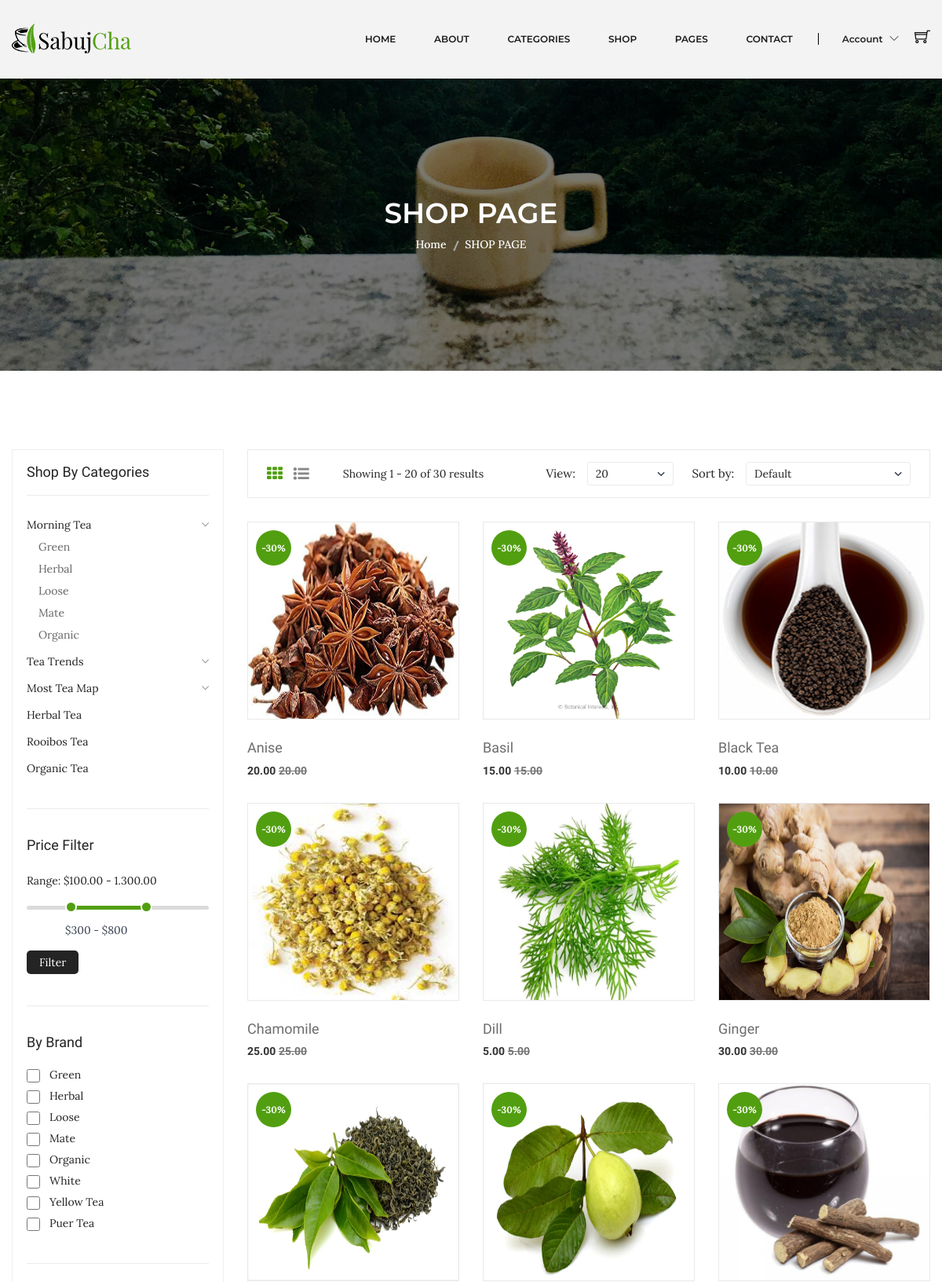
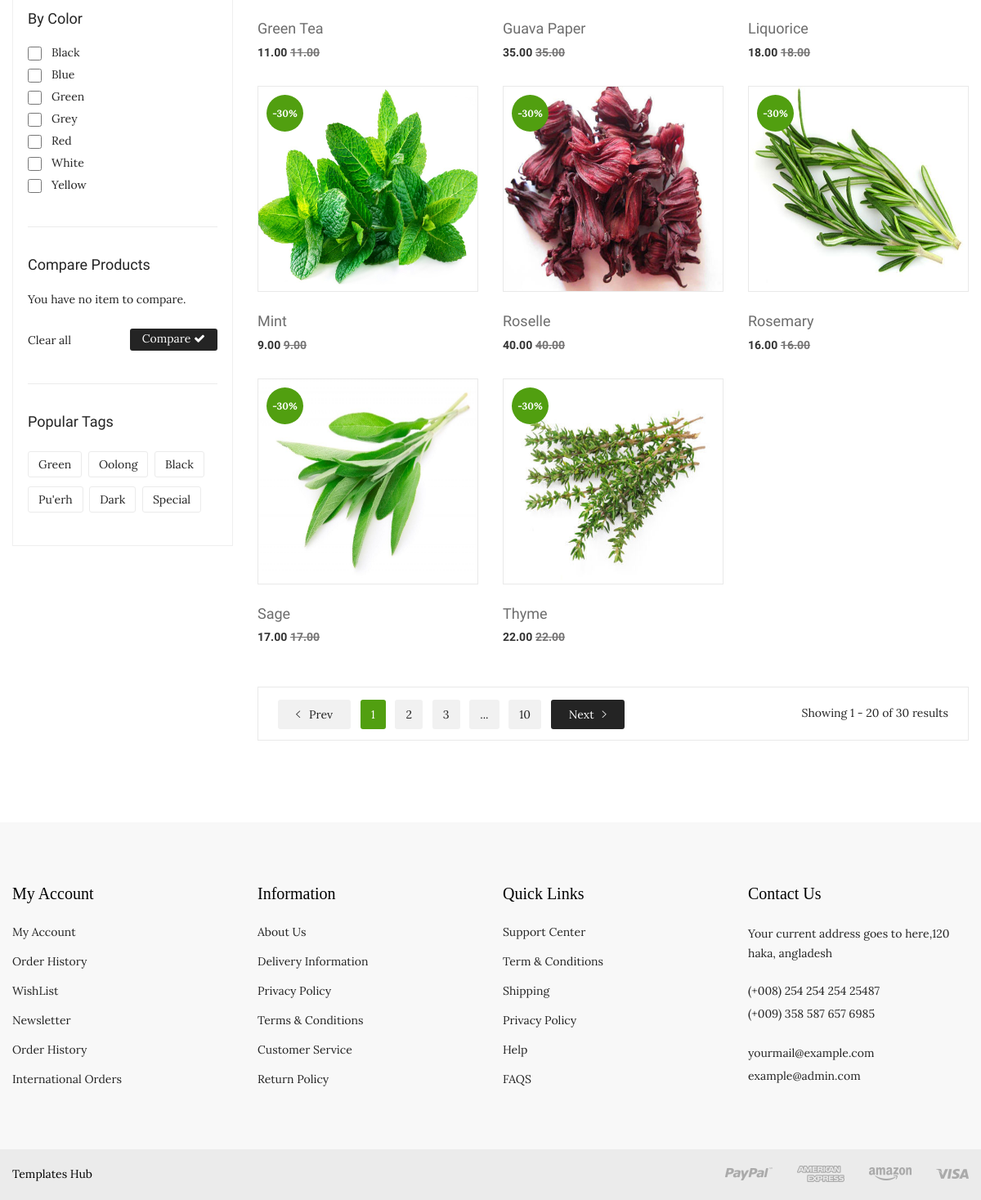
The page /shop.php on the database its author committed (2 pictures, top to bottom).
### tables this page shows
CREATE TABLE `products` (
  `id` int(10) UNSIGNED NOT NULL,
  `name` varchar(64) NOT NULL,
  `price` float(8,2) NOT NULL,
  `brand_id` int(10) UNSIGNED NOT NULL,
  `subcate_id` int(10) UNSIGNED DEFAULT NULL,
  `details` text NOT NULL,
  `photo` varchar(255) DEFAULT 'default.png',
  `created_at` timestamp NOT NULL DEFAULT current_timestamp() ON UPDATE current_timestamp(),
  `updated_at` timestamp NOT NULL DEFAULT current_timestamp(),
  `supplier_id` int(10) UNSIGNED NOT NULL
);

### database.php (called while the page is built, shortened)
<?php
class database
{
    public $serverName = 'localhost';
    public $username = 'root';
    public $password = '';
    public $dbName = 'e-commerce';
    public $con;
    public function __construct()
    {
        $this->con = new mysqli($this->serverName, $this->username, $this->password, $this->dbName);
    }
    public function runDQL($query)
    {
        $result = $this->con->query($query);
        if ($result->num_rows > 0) {
            return $result;
        } else {
            return [];
        }
    }
}

### Product.php (called while the page is built, shortened)
<?php
include_once "database.php";
class Product extends database implements operations{
   public function selectData(){
      $query = "SELECT `products`.* FROM `products` LIMIT 14";
      return $this->runDQL($query);
   }
}
?>

### shop.php (the view, shortened to what this page needs)
<?php include_once "header.php" ?>
<div class="breadcrumb-area bg-image-3 ptb-150">
    <div class="container">
        <div class="breadcrumb-content text-center">
            <h3>SHOP PAGE</h3>
            <ul>
                <li><a href="index.php">Home</a></li>
                <li class="active">SHOP PAGE</li>
            </ul>
        </div>
    </div>
</div>
<div class="shop-page-area ptb-100">
    <div class="container">
        <div class="row flex-row-reverse">
            <div class="col-lg-9">
                <div class="shop-topbar-wrapper">
                    <div class="shop-topbar-left">
                        <ul class="view-mode">
                            <li class="active"><a href="#product-grid" data-view="product-grid"><i class="fa fa-th"></i></a></li>
                            <li><a href="#product-list" data-view="product-list"><i class="fa fa-list-ul"></i></a></li>
                        </ul>
                        <p>Showing 1 - 20 of 30 results </p>
                    </div>
                    <div class="product-sorting-wrapper">
                        <div class="product-shorting shorting-style">
                            <label>View:</label>
                            <select>
                                <option value=""> 20</option>
                            </select>
                        </div>
                        <div class="product-show shorting-style">
                            <label>Sort by:</label>
                            <select>
                                <option value="">Default</option>
                            </select>
                        </div>
                    </div>
                </div>
                <div class="grid-list-product-wrapper">
                    <div class="product-grid product-view pb-20">
                        <div class="row">
                            <?php
                            include_once "Product.php";
                            $pro = new Product();
                            if(isset($_GET['sub']) && $_GET['sub']){
                                $pro->setSubcate_Id($_GET['sub']);
                                $result = $pro->getProductsBySub();
                            }else{
                                $result = $pro->selectData();
                            }
                            if (!empty($result)) {
                                $products = $result->fetch_all(MYSQLI_ASSOC);
                                foreach ($products as $key => $value) {
                            ?>
                                    <div class="product-width col-xl-4 col-lg-4 col-md-4 col-sm-6 col-12 mb-30">
                                        <div class="product-wrapper">
                                            <div class="product-img">
                                                <a href="product-details.php?pro=<?php echo $value['id'] ?>">
                                                    <img alt="" src="assets/img/product/<?php echo $value['photo'] ?>" style="height:250px;">
                                                </a>
                                                <span>-30%</span>
                                                <div class="product-action">
                                                </div>
                                            </div>
                                            <div class="product-content text-left">
                                                <div class="product-hover-style">
                                                    <div class="product-title">
                                                        <h4>
                                                            <a href="product-details.php?pro=<?php echo $value['id'] ?>"><?php echo $value['name'] ?></a>
                                                        </h4>
                                                    </div>
                                                </div>
                                                <div class="product-price-wrapper">
                                                    <span><?php echo $value['price'] ?></span>
                                                    <span class="product-price-old"><?php echo $value['price'] ?> </span>
                                                </div>
                                            </div>
                                        </div>
                                    </div>
                            <?php
                                }
                            }
                            ?>
                        </div>
                    </div>
                    <div class="pagination-total-pages">
                        <div class="pagination-style">
                            <ul>
                                <li><a class="prev-next prev" href="#"><i class="ion-ios-arrow-left"></i> Prev</a></li>
                                <li><a class="active" href="#">1</a></li>
                                <li><a href="#">2</a></li>
                                <li><a href="#">3</a></li>
                                <li><a href="#">...</a></li>
                                <li><a href="#">10</a></li>
                                <li><a class="prev-next next" href="#">Next<i class="ion-ios-arrow-right"></i> </a></li>
                            </ul>
                        </div>
                        <div class="total-pages">
                            <p>Showing 1 - 20 of 30 results </p>
                        </div>
                    </div>
                </div>
            </div>
            <div class="col-lg-3">
                <div class="shop-sidebar-wrapper gray-bg-7 shop-sidebar-mrg">
                    <div class="shop-widget">
                        <h4 class="shop-sidebar-title">Shop By Categories</h4>
                        <div class="shop-catigory">
                            <ul id="faq">
                                <li> <a data-toggle="collapse" data-parent="#faq" href="#shop-catigory-1">Morning Tea <i class="ion-ios-arrow-down"></i></a>
                                    <ul id="shop-catigory-1" class="panel-collapse collapse show">
                                        <li><a href="#">Green</a></li>
                                        <li><a href="#">Herbal</a></li>
                                        <li><a href="#">Loose </a></li>
                                        <li><a href="#">Mate</a></li>
                                        <li><a href="#">Organic</a></li>
                                    </ul>
                                </li>
                                <li> <a data-toggle="collapse" data-parent="#faq" href="#shop-catigory-2">Tea Trends<i class="ion-ios-arrow-down"></i></a>
                                </li>
                                <li> <a data-toggle="collapse" data-parent="#faq" href="#shop-catigory-3">Most Tea Map <i class="ion-ios-arrow-down"></i></a>
                                </li>
                                <li> <a href="#">Herbal Tea</a> </li>
                                <li> <a href="#">Rooibos Tea</a></li>
                                <li> <a href="#">Organic Tea</a></li>
                            </ul>
                        </div>
                    </div>
                    <div class="shop-price-filter mt-40 shop-sidebar-border pt-35">
                        <h4 class="shop-sidebar-title">Price Filter</h4>
                        <div class="price_filter mt-25">
                            <span>Range: $100.00 - 1.300.00 </span>
                            <div id="slider-range"></div>
                            <div class="price_slider_amount">
                                <div class="label-input">
                                    <input type="text" id="amount" name="price" placeholder="Add Your Price" />
                                </div>
                                <button type="button">Filter</button>
                            </div>
                        </div>
                    </div>
                    <div class="shop-widget mt-40 shop-sidebar-border pt-35">
                        <h4 class="shop-sidebar-title">By Brand</h4>
                        <div class="sidebar-list-style mt-20">
                            <ul>
                                <li><input type="checkbox"><a href="#">Green </a>
                                <li><input type="checkbox"><a href="#">Herbal </a></li>
                                <li><input type="checkbox"><a href="#">Loose </a></li>
                                <li><input type="checkbox"><a href="#">Mate </a></li>
                                <li><input type="checkbox"><a href="#">Organic </a></li>
                                <li><input type="checkbox"><a href="#">White </a></li>
                                <li><input type="checkbox"><a href="#">Yellow Tea </a></li>
                                <li><input type="checkbox"><a href="#">Puer Tea </a></li>
                            </ul>
                        </div>
                    </div>
                    <div class="shop-widget mt-40 shop-sidebar-border pt-35">
                        <h4 class="shop-sidebar-title">By Color</h4>
                        <div class="sidebar-list-style mt-20">
                            <ul>
                                <li><input type="checkbox"><a href="#">Black </a></li>
                                <li><input type="checkbox"><a href="#">Blue </a></li>
                                <li><input type="checkbox"><a href="#">Green </a></li>
                                <li><input type="checkbox"><a href="#">Grey </a></li>
                                <li><input type="checkbox"><a href="#">Red</a></li>
                                <li><input type="checkbox"><a href="#">White </a></li>
                                <li><input type="checkbox"><a href="#">Yellow </a></li>
                            </ul>
                        </div>
                    </div>
                    <div class="shop-widget mt-40 shop-sidebar-border pt-35">
                        <h4 class="shop-sidebar-title">Compare Products</h4>
                        <div class="compare-product">
                            <p>You have no item to compare. </p>
                            <div class="compare-product-btn">
                                <span>Clear all </span>
                                <a href="#">Compare <i class="fa fa-check"></i></a>
                            </div>
                        </div>
                    </div>
                    <div class="shop-widget mt-40 shop-sidebar-border pt-35">
                        <h4 class="shop-sidebar-title">Popular Tags</h4>
                        <div class="shop-tags mt-25">
                            <ul>
                                <li><a href="#">Green</a></li>
                                <li><a href="#">Oolong</a></li>
                                <li><a href="#">Black</a></li>
                                <li><a href="#">Pu'erh</a></li>
                                <li><a href="#">Dark </a></li>
                                <li><a href="#">Special</a></li>
                            </ul>
                        </div>
                    </div>
                </div>
            </div>
        </div>
    </div>
</div>
<?php include_once "footer.php" ?>

### rows shown on the page
products: photo (picture), name "Anise", price "20.00"
products: photo (picture), name "Basil", price "15.00"
products: photo (picture), name "Black Tea", price "10.00"
products: photo (picture), name "Chamomile", price "25.00"
products: photo (picture), name "Dill", price "5.00"
products: photo (picture), name "Ginger", price "30.00"
products: photo (picture), name "Green Tea", price "11.00"
products: photo (picture), name "Guava Paper", price "35.00"
products: photo (picture), name "Liquorice", price "18.00"
products: photo (picture), name "Mint", price "9.00"
products: photo (picture), name "Roselle", price "40.00"
products: photo (picture), name "Rosemary", price "16.00"
products: photo (picture), name "Sage", price "17.00"
products: photo (picture), name "Thyme", price "22.00"
